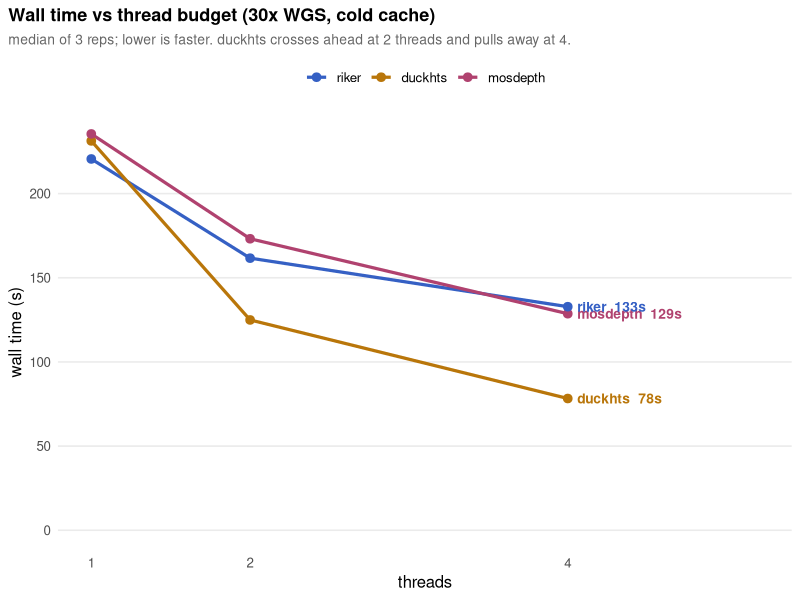
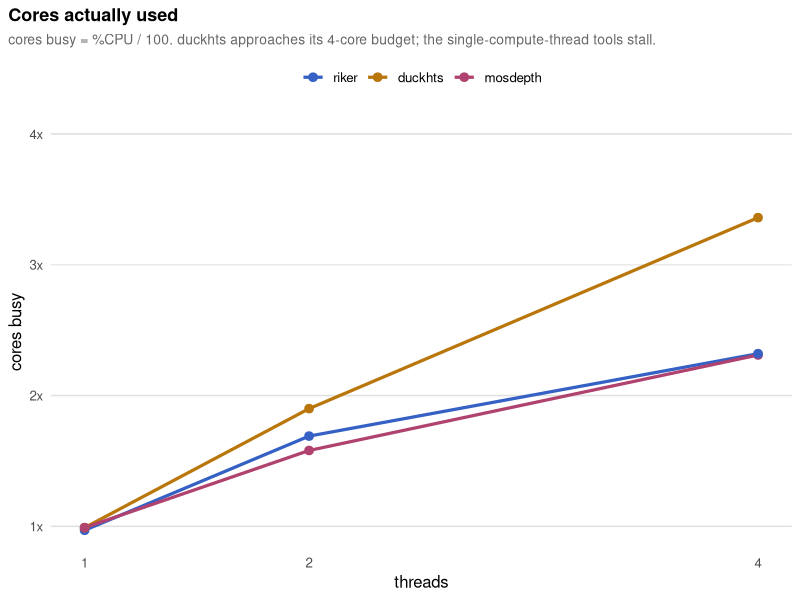
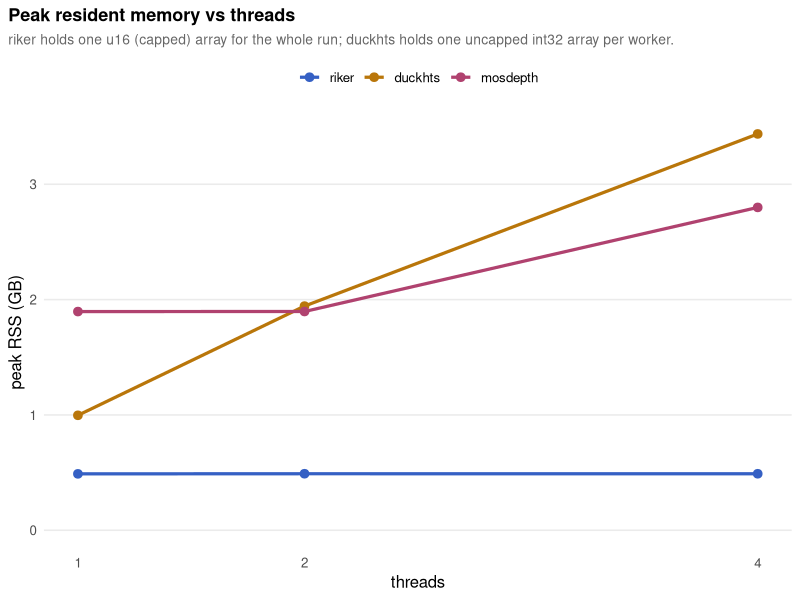

The R source for these figures, in order:
## ---- chunk 1
knitr::opts_chunk$set(
  collapse = TRUE, comment = "#>", message = FALSE, warning = FALSE,
  echo = FALSE, dpi = 140, fig.retina = 2
)
library(ggplot2)
## ---- chunk 2
prov <- c(
  "Sample"        = "HG00188 (ERR3240174), NYGC 1000G high-coverage, ~30x",
  "Staged as"     = "CRAM -> BAM (samtools view -b -T ref), 37.8 GB, 703.4M reads",
  "Reference"     = "GRCh38_full_analysis_set_plus_decoy_hla.fa (3366 seqs)",
  "Host"          = "13th Gen Intel Core i5-13500 (6 P-cores + 8 E-cores)",
  "Pinning"       = "taskset to N distinct physical P-cores (0,2,4,6)",
  "riker"         = "0.4.0, cargo --profile dist, RUSTFLAGS=-C target-cpu=native (libdeflater)",
  "mosdepth"      = "0.3.13 (static zlib 1.2.11)",
  "duckhts"       = "DuckDB v1.5.1, extension -O3 (baseline x86-64/SSE2), libdeflate",
  "Protocol"      = "cold page cache dropped before each run; 3 reps; /usr/bin/time -v"
)
cat(paste0("- **", names(prov), "**: ", prov, collapse = "\n"))
## ---- chunk 3
# Raw measurements embedded inline so this report renders without the
# (gitignored) .sync/riker-bench tree. wall_s = wall clock seconds,
# rss_mb = peak resident set (MB), pct_cpu = /usr/bin/time "Percent of CPU".
raw <- read.table(header = TRUE, stringsAsFactors = FALSE, text = "
tool threads rep wall_s rss_mb pct_cpu
mosdepth 1 1 233.14 1941.9 99
mosdepth 1 2 235.45 1941.9 99
mosdepth 1 3 244.24 1941.9 99
duckhts 1 1 238.07 1020.7 99
duckhts 1 2 231.31 1020.7 99
duckhts 1 3 222.21 1020.7 99
riker 1 1 220.58 501.0 97
riker 1 2 221.62 500.7 97
riker 1 3 220.26 500.8 97
riker-bq0 1 1 221.33 500.8 97
riker-bq0 1 2 220.37 500.6 96
riker-bq0 1 3 224.28 500.7 96
mosdepth 2 1 184.24 1942.4 153
mosdepth 2 2 173.17 1942.4 158
mosdepth 2 3 170.43 1942.3 159
duckhts 2 1 124.94 1990.4 190
duckhts 2 2 124.80 1990.5 190
duckhts 2 3 124.95 1990.5 191
riker 2 1 160.82 501.9 169
riker 2 2 185.59 502.2 169
riker 2 3 161.65 501.9 168
riker-bq0 2 1 163.25 501.9 167
riker-bq0 2 2 183.49 502.1 159
riker-bq0 2 3 175.14 502.0 165
mosdepth 4 1 128.64 1942.8 231
mosdepth 4 2 132.28 2866.7 228
mosdepth 4 3 120.04 2866.9 242
duckhts 4 1 78.94 3519.2 336
duckhts 4 2 75.82 3519.1 346
duckhts 4 3 78.27 3518.9 336
riker 4 1 135.42 501.8 226
riker 4 2 128.57 501.7 234
riker 4 3 132.81 501.7 232
riker-bq0 4 1 125.69 501.7 235
riker-bq0 4 2 119.85 501.8 250
riker-bq0 4 3 124.08 501.7 241
")

agg <- aggregate(
  cbind(wall_s, rss_mb, pct_cpu) ~ tool + threads, data = raw,
  FUN = function(v) c(median = median(v), min = min(v), max = max(v))
)
summ <- data.frame(
  tool     = agg$tool,
  threads  = agg$threads,
  wall_med = agg$wall_s[, "median"],
  wall_min = agg$wall_s[, "min"],
  wall_max = agg$wall_s[, "max"],
  rss_gb   = agg$rss_mb[, "median"] / 1024,
  cpu      = agg$pct_cpu[, "median"]
)
summ <- summ[order(summ$threads, summ$wall_med), ]

# palette: riker blue, duckhts amber, mosdepth rose, bq0 = translucent riker
pal <- c("riker" = "#3560c4", "duckhts" = "#b9760a",
         "mosdepth" = "#b0426f", "riker-bq0" = "#7c93d6")
lvl <- c("riker", "duckhts", "mosdepth", "riker-bq0")
summ$tool <- factor(summ$tool, levels = lvl)

theme_bench <- theme_minimal(base_size = 12) +
  theme(
    panel.grid.minor = element_blank(),
    panel.grid.major.x = element_blank(),
    plot.title = element_text(face = "bold", size = 13),
    plot.subtitle = element_text(color = "grey40", size = 10),
    legend.position = "top", legend.title = element_blank(),
    plot.title.position = "plot"
  )
## ---- chunk 4
tab <- summ
tab$`median wall` <- sprintf("%.1f s", tab$wall_med)
tab$`min-max`     <- sprintf("%.1f-%.1f", tab$wall_min, tab$wall_max)
tab$`peak RSS`    <- sprintf("%.2f GB", tab$rss_gb)
tab$`%CPU`        <- sprintf("%.0f", tab$cpu)
knitr::kable(
  tab[, c("threads", "tool", "median wall", "min-max", "peak RSS", "%CPU")],
  align = "rlrrrr", row.names = FALSE
)
## ---- chunk 5
main <- summ[summ$tool != "riker-bq0", ]
main$tool <- droplevels(main$tool)
ends <- main[main$threads == 4, ]

ggplot(main, aes(threads, wall_med, color = tool)) +
  geom_line(linewidth = 1.1) +
  geom_point(size = 2.6) +
  geom_text(
    data = ends, aes(label = sprintf("%s  %.0fs", tool, wall_med)),
    hjust = 0, nudge_x = 0.06, size = 3.5, fontface = "bold", show.legend = FALSE
  ) +
  scale_color_manual(values = pal) +
  scale_x_continuous(breaks = c(1, 2, 4), limits = c(1, 5.2)) +
  scale_y_continuous(limits = c(0, NA)) +
  labs(
    title = "Wall time vs thread budget (30x WGS, cold cache)",
    subtitle = "median of 3 reps; lower is faster. duckhts crosses ahead at 2 threads and pulls away at 4.",
    x = "threads", y = "wall time (s)"
  ) +
  theme_bench
## ---- chunk 6
ggplot(main, aes(threads, cpu / 100, color = tool)) +
  geom_hline(yintercept = c(1, 2, 4), color = "grey88", linewidth = 0.4) +
  geom_line(linewidth = 1.1) + geom_point(size = 2.6) +
  scale_color_manual(values = pal) +
  scale_x_continuous(breaks = c(1, 2, 4)) +
  scale_y_continuous(breaks = c(1, 2, 3, 4), labels = function(x) paste0(x, "x")) +
  labs(
    title = "Cores actually used",
    subtitle = "cores busy = %CPU / 100. duckhts approaches its 4-core budget; the single-compute-thread tools stall.",
    x = "threads", y = "cores busy"
  ) +
  theme_bench
## ---- chunk 7
ggplot(main, aes(threads, rss_gb, color = tool)) +
  geom_line(linewidth = 1.1) + geom_point(size = 2.6) +
  scale_color_manual(values = pal) +
  scale_x_continuous(breaks = c(1, 2, 4)) +
  scale_y_continuous(limits = c(0, NA)) +
  labs(
    title = "Peak resident memory vs threads",
    subtitle = "riker holds one u16 (capped) array for the whole run; duckhts holds one uncapped int32 array per worker.",
    x = "threads", y = "peak RSS (GB)"
  ) +
  theme_bench
